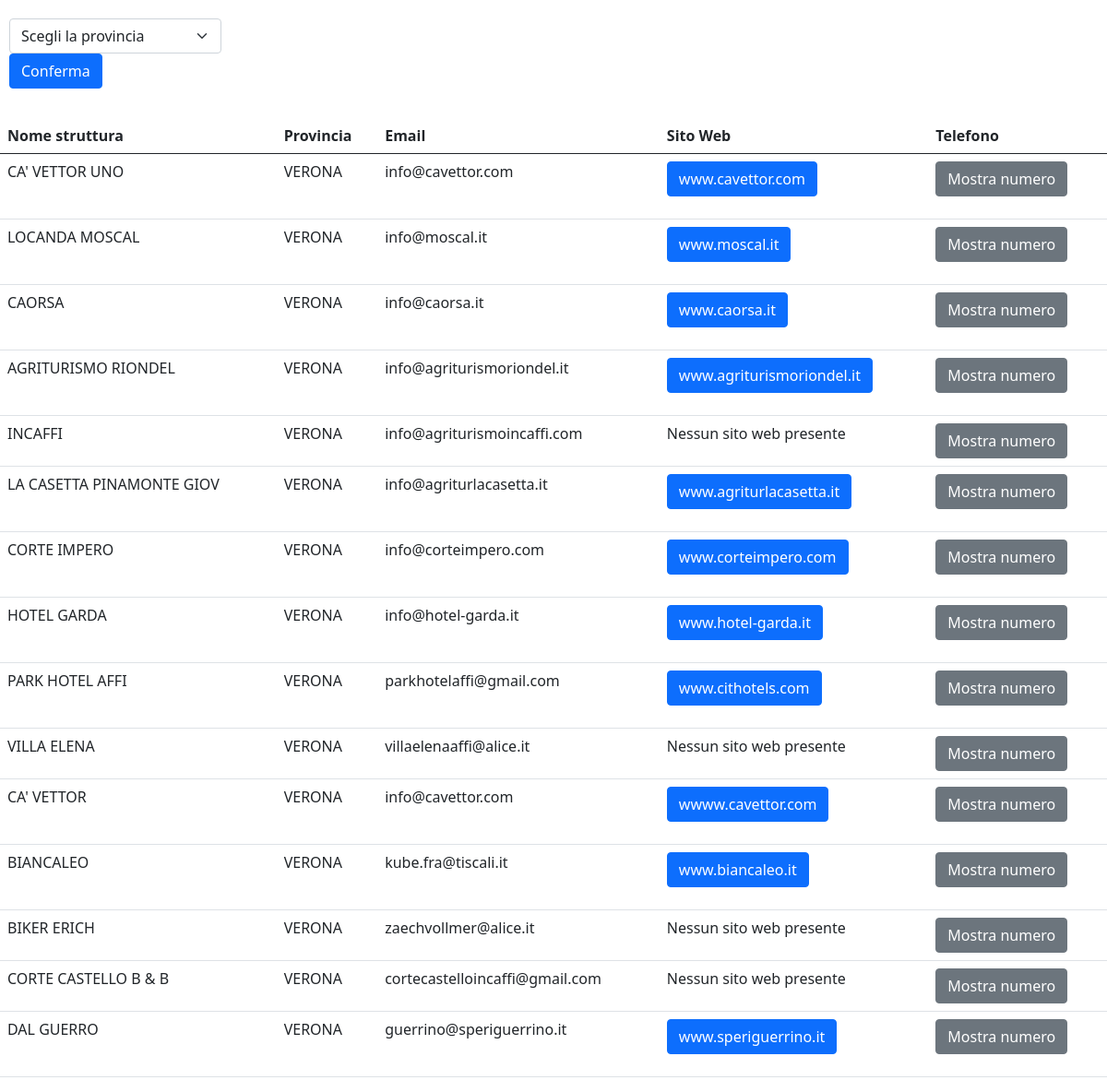
/index.php?provincia=VERONA, run on the app's committed database.
### tables this page shows
CREATE TABLE `struttureRicettive` (
  `id` int(11) NOT NULL,
  `nome_struttura` text NOT NULL,
  `provincia` text NOT NULL,
  `sito_web` text NOT NULL,
  `email` text NOT NULL,
  `telefono` text NOT NULL
);

### index.php (the view, shortened to what this page needs)
<?php
$conn = mysqli_connect('localhost', 'root', 'root', 'ripasso');
$provincia = (!empty($_REQUEST["provincia"])) ? $_REQUEST["provincia"] : "";
?>
<html lang="en">
<head>
  <link href="https://cdn.jsdelivr.net/npm/bootstrap@5.0.2/dist/css/bootstrap.min.css" rel="stylesheet">
</head>
<body>
  <form action="" id="menuProv">
    <select name="provincia" class="form-select" aria-label="Default select example">
      <option selected>Scegli la provincia</option>
    </select>
    <button type="submit" class="btn btn-primary mb-3">Conferma</button>
  </form>
  <?php
  if (!empty($provincia)) {
    $strSQL1 = "SELECT * FROM struttureRicettive  WHERE provincia = '$provincia' LIMIT 15 ";
    $query1 = mysqli_query($conn, $strSQL1);
    if (mysqli_num_rows($query1) == 0) {
      echo ("Non esistono articoli che soddisfano la ricerca");
    } else {
  ?>
      <table class="table">
        <thead>
          <tr>
            <th scope="col">Nome struttura</th>
            <th scope="col">Provincia</th>
            <th scope="col">Email</th>
            <th scope="col">Sito Web</th>
            <th scope="col">Telefono</th>
          </tr>
        </thead>
        <tbody>
          <?php
          while ($row = mysqli_fetch_assoc($query1)) {
          ?>
            <tr>
              <td> <?php echo $row["nome_struttura"]; ?></td>
              <td> <?php echo $row["provincia"]; ?></td>
              <td> <?php echo $row["email"]; ?></td>
              <?php
              if (empty($row["sito_web"])) { ?>
                <td>Nessun sito web presente</td> <?php ;} else { ?>
                <td> <a class="btn btn-primary mb-3" href="<?php echo "http://" . $row["sito_web"]; ?>" target="_blank"><?php echo $row["sito_web"];} ?> </a> </td>
                <td> <button type="button" class="btn btn-secondary" data-bs-container="body" data-bs-toggle="popover" data-bs-placement="bottom" data-bs-content="<?php echo $row["telefono"]; ?>">
                    Mostra numero</button></td>
            </tr>
        <?php
          }
        }
        ?>
        </tbody>
      </table>
    <?php
  }
    ?>
</body>
</html>

### index.php (style rules this page uses)
#menuProv { width: 20%; padding-top: 20px; padding-left: 10px; }

### data on the page
strutturericettive: nome_struttura "CA' VETTOR UNO", provincia "VERONA", email "info@cavettor.com", sito_web "www.cavettor.com"
strutturericettive: nome_struttura "LOCANDA MOSCAL", provincia "VERONA", email "info@moscal.it", sito_web "www.moscal.it"
strutturericettive: nome_struttura "CAORSA", provincia "VERONA", email "info@caorsa.it", sito_web "www.caorsa.it"
strutturericettive: nome_struttura "AGRITURISMO RIONDEL", provincia "VERONA", email "info@agriturismoriondel.it", sito_web "www.agriturismoriondel.it"
strutturericettive: nome_struttura "INCAFFI", provincia "VERONA", email "info@agriturismoincaffi.com", sito_web "Nessun sito web presente"
strutturericettive: nome_struttura "LA CASETTA PINAMONTE GIOV", provincia "VERONA", email "info@agriturlacasetta.it", sito_web "www.agriturlacasetta.it"
strutturericettive: nome_struttura "CORTE IMPERO", provincia "VERONA", email "info@corteimpero.com", sito_web "www.corteimpero.com"
strutturericettive: nome_struttura "HOTEL GARDA", provincia "VERONA", email "info@hotel-garda.it", sito_web "www.hotel-garda.it"
strutturericettive: nome_struttura "PARK HOTEL AFFI", provincia "VERONA", email "parkhotelaffi@gmail.com", sito_web "www.cithotels.com"
strutturericettive: nome_struttura "VILLA ELENA", provincia "VERONA", email "villaelenaaffi@alice.it", sito_web "Nessun sito web presente"
strutturericettive: nome_struttura "CA' VETTOR", provincia "VERONA", email "info@cavettor.com", sito_web "wwww.cavettor.com"
strutturericettive: nome_struttura "BIANCALEO", provincia "VERONA", email "kube.fra@tiscali.it", sito_web "www.biancaleo.it"
strutturericettive: nome_struttura "BIKER ERICH", provincia "VERONA", email "zaechvollmer@alice.it", sito_web "Nessun sito web presente"
strutturericettive: nome_struttura "CORTE CASTELLO B & B", provincia "VERONA", email "cortecastelloincaffi@gmail.com", sito_web "Nessun sito web presente"
strutturericettive: nome_struttura "DAL GUERRO", provincia "VERONA", email "guerrino@speriguerrino.it", sito_web "www.speriguerrino.it"
